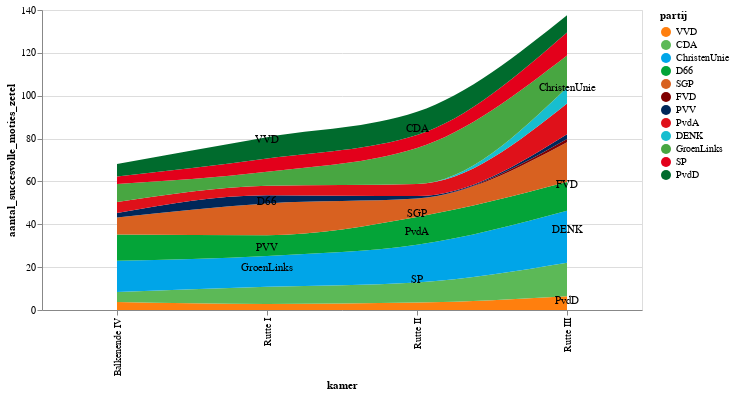

Write notebook code for a chart like this one.
### Code cell
# hide_input
# Step 1: create the line
metric_of_interest = 'aantal_succesvolle_moties_zetel'
data = party_perf[party_perf['stat'] == metric_of_interest]
data['partij'] = pd.Categorical(data['partij'], parties)
data = data.sort_values("partij")

area = alt.Chart(data
    #maybe dont do joinaggreage
    ).transform_calculate(
    order="{'PvdD': 11,'SP': 10, 'GroenLinks': 9, 'DENK': 8, 'PvdA': 7, 'PVV': 6,'FVD': 5, 'SGP': 4, 'D66': 3, 'ChristenUnie': 2, 'CDA': 1, 'VVD': 0, 'Groep Krol/vKA':5.5}[datum.partij]"  
    ).mark_area(interpolate="monotone").encode(
    x='kamer:O',
    y=alt.Y("value:Q", stack='zero'),
    order='order:O',
    color=alt.Color("partij", scale = alt.Scale(domain=parties,range= [party_colors[p] for p in parties])))
    # # color=alt.Color('partij:N', scale=alt.Scale(
    #         domain=parties,
    #         range= [party_colors[p] for p in parties]), sort=alt.SortField("order:O", "descending"))).transform_filter(alt.FieldEqualPredicate(field='stat', equal=metric_of_interest))
area.encoding.y.title = metric_of_interest


def get_y_positions(data, kamer):
    return data.groupby(["kamer", "partij"]).sum().loc[kamer].iloc[::-1].cumsum()["value"]

def get_bar_width(kamer, partij):
    print(kamer,partij)
    query = f'kamer == "{kamer}" & partij == "{partij}"'
    return data.query(query)['value'].values[0]
    
xpos = ['Rutte III' if i%3==2 or p in ['FVD','DENK','Groep Krol/vKA']
                else 'Rutte II' if i%3==1
                else 'Rutte I' 
                for i, p in enumerate(parties)]

ys = {c: get_y_positions(data, c) for c in chambers}
ypos = [ys[xpos[i]].loc[p] - 0.5* get_bar_width(xpos[i],p) for i, p in enumerate(parties)]
test = [get_bar_width(xpos[i],p) for i, p in enumerate(parties)]
demotext = pd.DataFrame({'kamer': xpos, 'value': ypos, 'partij': parties, 'test':test})
demotext

t = (alt.Chart(demotext).mark_text()
        .encode(
    x='kamer:O',
    y='value:Q',
    text='partij:N'
))

chart = alt.layer(area, t, width=600)
chart

### Figure 1 — Vega-Lite specification as saved in the notebook (floating-point values rounded to 4 significant figures)
{"config": {"view": {"continuousWidth": 400, "continuousHeight": 300}}, "layer": [{"data": {"name": "data-667023dfa9486c43564911db56231285"}, "mark": {"type": "area", "interpolate": "monotone"}, "encoding": {"color": {"type": "nominal", "field": "partij", "scale": {"domain": ["VVD", "CDA", "ChristenUnie", "D66", "SGP", "FVD", "PVV", "PvdA", "DENK", "GroenLinks", "SP", "PvdD"], "range": ["#ff7f0e", "#5cb957", "#00a5e8", "#04a438", "#d86120", "#800000", "#002759", "#df111a", "#17becf", "#48a641", "#e3001b", "#006b2d"]}}, "order": {"type": "ordinal", "field": "order"}, "x": {"type": "ordinal", "field": "kamer"}, "y": {"type": "quantitative", "field": "value", "stack": "zero", "title": "aantal_succesvolle_moties_zetel"}}, "transform": [{"calculate": "{'PvdD': 11,'SP': 10, 'GroenLinks': 9, 'DENK': 8, 'PvdA': 7, 'PVV': 6,'FVD': 5, 'SGP': 4, 'D66': 3, 'ChristenUnie': 2, 'CDA': 1, 'VVD': 0, 'Groep Krol/vKA':5.5}[datum.partij]", "as": "order"}]}, {"data": {"name": "data-a08296c8f5758fb88eb40aa485971b92"}, "mark": "text", "encoding": {"text": {"type": "nominal", "field": "partij"}, "x": {"type": "ordinal", "field": "kamer"}, "y": {"type": "quantitative", "field": "value"}}}], "width": 600, "$schema": "https://vega.github.io/schema/vega-lite/v4.8.1.json", "datasets": {"data-667023dfa9486c43564911db56231285": [{"partij": "VVD", "value": 6.427, "stat": "aantal_succesvolle_moties_zetel", "kamer": "Rutte III"}, {"partij": "VVD", "value": 3.457, "stat": "aantal_succesvolle_moties_zetel", "kamer": "Rutte II"}, {"partij": "VVD", "value": 2.854, "stat": "aantal_succesvolle_moties_zetel", "kamer": "Rutte I"}, {"partij": "VVD", "value": 3.704, "stat": "aantal_succesvolle_moties_zetel", "kamer": "Balkenende IV"}, {"partij": "CDA", "value": 15.59, "stat": "aantal_succesvolle_moties_zetel", "kamer": "Rutte III"}, {"partij": "CDA", "value": 7.966, "stat": "aantal_succesvolle_moties_zetel", "kamer": "Rutte I"}, {"partij": "CDA", "value": 4.697, "stat": "aantal_succesvolle_moties_zetel", "kamer": "Balkenende IV"}, {"partij": "CDA", "value": 9.427, "stat": "aantal_succesvolle_moties_zetel", "kamer": "Rutte II"}, {"partij": "ChristenUnie", "value": 24.35, "stat": "aantal_succesvolle_moties_zetel", "kamer": "Rutte III"}, {"partij": "ChristenUnie", "value": 14.42, "stat": "aantal_succesvolle_moties_zetel", "kamer": "Rutte I"}, {"partij": "ChristenUnie", "value": 14.55, "stat": "aantal_succesvolle_moties_zetel", "kamer": "Balkenende IV"}, {"partij": "ChristenUnie", "value": 17.54, "stat": "aantal_succesvolle_moties_zetel", "kamer": "Rutte II"}, {"partij": "D66", "value": 13.32, "stat": "aantal_succesvolle_moties_zetel", "kamer": "Rutte III"}, {"partij": "D66", "value": 9.688, "stat": "aantal_succesvolle_moties_zetel", "kamer": "Rutte I"}, {"partij": "D66", "value": 12.34, "stat": "aantal_succesvolle_moties_zetel", "kamer": "Balkenende IV"}, {"partij": "D66", "value": 12.99, "stat": "aantal_succesvolle_moties_zetel", "kamer": "Rutte II"}, {"partij": "SGP", "value": 18.62, "stat": "aantal_succesvolle_moties_zetel", "kamer": "Rutte III"}, {"partij": "SGP", "value": 8.585, "stat": "aantal_succesvolle_moties_zetel", "kamer": "Rutte II"}, {"partij": "SGP", "value": 7.903, "stat": "aantal_succesvolle_moties_zetel", "kamer": "Balkenende IV"}, {"partij": "SGP", "value": 14.82, "stat": "aantal_succesvolle_moties_zetel", "kamer": "Rutte I"}, {"partij": "FVD", "value": 1.456, "stat": "aantal_succesvolle_moties_zetel", "kamer": "Rutte III"}, {"partij": "PVV", "value": 1.178, "stat": "aantal_succesvolle_moties_zetel", "kamer": "Rutte II"}, {"partij": "PVV", "value": 2.294, "stat": "aantal_succesvolle_moties_zetel", "kamer": "Rutte III"}, {"partij": "PVV", "value": 3.845, "stat": "aantal_succesvolle_moties_zetel", "kamer": "Rutte I"}, {"partij": "PVV", "value": 2.059, "stat": "aantal_succesvolle_moties_zetel", "kamer": "Balkenende IV"}, {"partij": "PvdA", "value": 14.32, "stat": "aantal_succesvolle_moties_zetel", "kamer": "Rutte III"}, {"partij": "PvdA", "value": 5.656, "stat": "aantal_succesvolle_moties_zetel", "kamer": "Rutte II"}, {"partij": "PvdA", "value": 4.379, "stat": "aantal_succesvolle_moties_zetel", "kamer": "Rutte I"}, {"partij": "PvdA", "value": 5.124, "stat": "aantal_succesvolle_moties_zetel", "kamer": "Balkenende IV"}, {"partij": "DENK", "value": 7.499, "stat": "aantal_succesvolle_moties_zetel", "kamer": "Rutte III"}, {"partij": "GroenLinks", "value": 14.9, "stat": "aantal_succesvolle_moties_zetel", "kamer": "Rutte III"}, {"partij": "GroenLinks", "value": 8.444, "stat": "aantal_succesvolle_moties_zetel", "kamer": "Balkenende IV"}, {"partij": "GroenLinks", "value": 16.77, "stat": "aantal_succesvolle_moties_zetel", "kamer": "Rutte II"}, {"partij": "GroenLinks", "value": 6.55, "stat": "aantal_succesvolle_moties_zetel", "kamer": "Rutte I"}, {"partij": "SP", "value": 6.098, "stat": "aantal_succesvolle_moties_zetel", "kamer": "Rutte II"}, {"partij": "SP", "value": 10.74, "stat": "aantal_succesvolle_moties_zetel", "kamer": "Rutte III"}, {"partij": "SP", "value": 3.494, "stat": "aantal_succesvolle_moties_zetel", "kamer": "Balkenende IV"}, {"partij": "SP", "value": 6.164, "stat": "aantal_succesvolle_moties_zetel", "kamer": "Rutte I"}, {"partij": "PvdD", "value": 10.77, "stat": "aantal_succesvolle_moties_zetel", "kamer": "Rutte II"}, {"partij": "PvdD", "value": 5.843, "stat": "aantal_succesvolle_moties_zetel", "kamer": "Balkenende IV"}, {"partij": "PvdD", "value": 9.955, "stat": "aantal_succesvolle_moties_zetel", "kamer": "Rutte I"}, {"partij": "PvdD", "value": 8.058, "stat": "aantal_succesvolle_moties_zetel", "kamer": "Rutte III"}], "data-a08296c8f5758fb88eb40aa485971b92": [{"kamer": "Rutte I", "value": 79.21, "partij": "VVD", "test": 2.854}, {"kamer": "Rutte II", "value": 84.3, "partij": "CDA", "test": 9.427}, {"kamer": "Rutte III", "value": 103.4, "partij": "ChristenUnie", "test": 24.35}, {"kamer": "Rutte I", "value": 50.55, "partij": "D66", "test": 9.688}, {"kamer": "Rutte II", "value": 44.76, "partij": "SGP", "test": 8.585}, {"kamer": "Rutte III", "value": 58.54, "partij": "FVD", "test": 1.456}, {"kamer": "Rutte I", "value": 28.97, "partij": "PVV", "test": 3.845}, {"kamer": "Rutte II", "value": 36.46, "partij": "PvdA", "test": 5.656}, {"kamer": "Rutte III", "value": 37.44, "partij": "DENK", "test": 7.499}, {"kamer": "Rutte I", "value": 19.39, "partij": "GroenLinks", "test": 6.55}, {"kamer": "Rutte II", "value": 13.82, "partij": "SP", "test": 6.098}, {"kamer": "Rutte III", "value": 4.029, "partij": "PvdD", "test": 8.058}]}}
